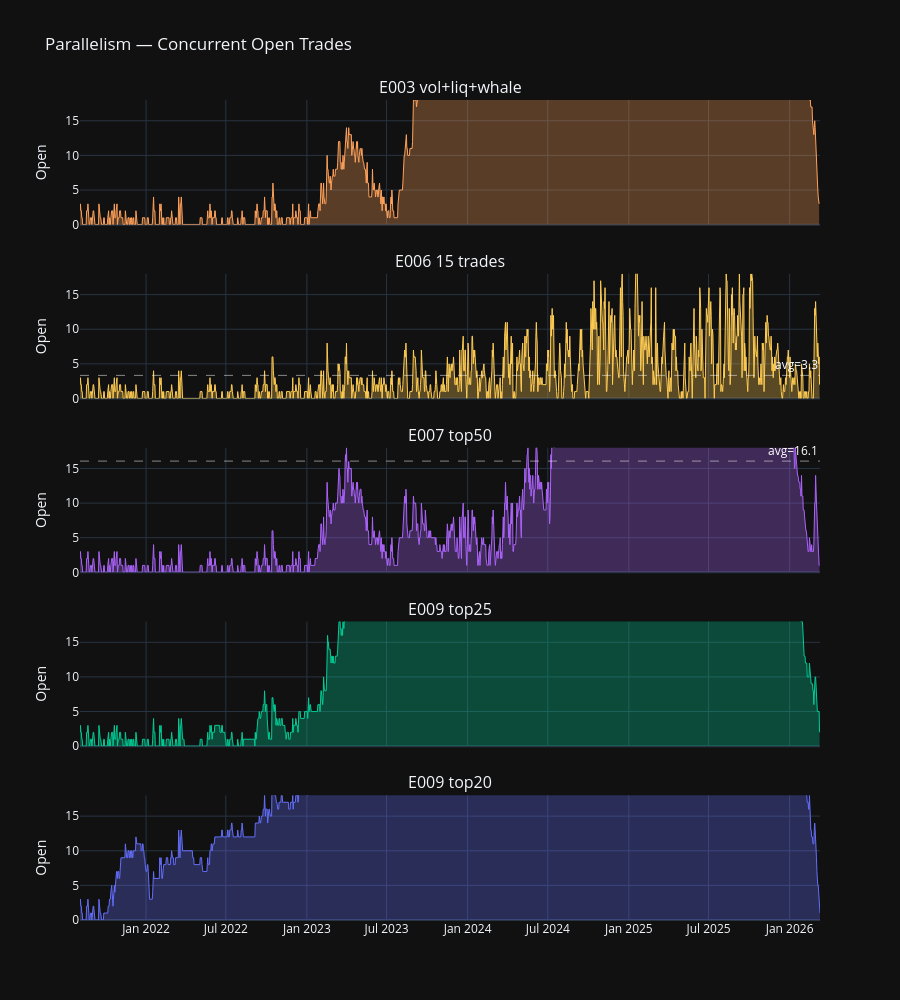

Notebook cell for this chart:
### Code cell
# --- Open Trades Over Time ---

fig = make_subplots(rows=len(ARM_LABELS), cols=1, shared_xaxes=True,
                    subplot_titles=ARM_LABELS, vertical_spacing=0.06)

for i, (label, _, color) in enumerate(ARM_CONFIGS, 1):
    de = daily_exposure[label]
    fig.add_trace(go.Scatter(
        x=de['date'], y=de['open_trades'], mode='lines',
        name=label, line=dict(color=color, width=1),
        fill='tozeroy', fillcolor=hex_to_rgba(color, 0.3),
        showlegend=False,
    ), row=i, col=1)
    mean_val = de['open_trades'].mean()
    fig.add_hline(y=mean_val, line_dash='dash', line_color='white', line_width=0.5,
                  annotation_text=f'avg={mean_val:.1f}', annotation_font_color='white',
                  row=i, col=1)
    fig.update_yaxes(title_text='Open', range=[0, 18], row=i, col=1)

fig.update_layout(template=TEMPLATE, height=200 * len(ARM_LABELS),
                  title='Parallelism — Concurrent Open Trades')
fig.show()

### Figure 1 — Plotly figure (JSON) as saved in the notebook; plotly's stock layout.template omitted (floating-point values rounded to 4 significant figures; data arrays with more than 128 entries replaced by an {"elided": "..."} marker saying what was removed)
{"data": [{"fill": "tozeroy", "fillcolor": "rgba(255,161,90,0.3)", "line": {"color": "#FFA15A", "width": 1}, "mode": "lines", "name": "E003 vol+liq+whale", "showlegend": false, "type": "scatter", "x": {"elided": "1679 str values"}, "xaxis": "x", "y": {"elided": "1679 int values"}, "yaxis": "y"}, {"fill": "tozeroy", "fillcolor": "rgba(254,203,82,0.3)", "line": {"color": "#FECB52", "width": 1}, "mode": "lines", "name": "E006 15 trades", "showlegend": false, "type": "scatter", "x": {"elided": "1680 str values"}, "xaxis": "x2", "y": {"elided": "1680 int values"}, "yaxis": "y2"}, {"fill": "tozeroy", "fillcolor": "rgba(171,99,250,0.3)", "line": {"color": "#AB63FA", "width": 1}, "mode": "lines", "name": "E007 top50", "showlegend": false, "type": "scatter", "x": {"elided": "1680 str values"}, "xaxis": "x3", "y": {"elided": "1680 int values"}, "yaxis": "y3"}, {"fill": "tozeroy", "fillcolor": "rgba(0,204,150,0.3)", "line": {"color": "#00CC96", "width": 1}, "mode": "lines", "name": "E009 top25", "showlegend": false, "type": "scatter", "x": {"elided": "1680 str values"}, "xaxis": "x4", "y": {"elided": "1680 int values"}, "yaxis": "y4"}, {"fill": "tozeroy", "fillcolor": "rgba(99,110,250,0.3)", "line": {"color": "#636EFA", "width": 1}, "mode": "lines", "name": "E009 top20", "showlegend": false, "type": "scatter", "x": {"elided": "1681 str values"}, "xaxis": "x5", "y": {"elided": "1681 int values"}, "yaxis": "y5"}], "layout": {"annotations": [{"font": {"size": 16}, "showarrow": false, "text": "E003 vol+liq+whale", "x": 0.5, "xanchor": "center", "xref": "paper", "y": 1.0, "yanchor": "bottom", "yref": "paper"}, {"font": {"size": 16}, "showarrow": false, "text": "E006 15 trades", "x": 0.5, "xanchor": "center", "xref": "paper", "y": 0.788, "yanchor": "bottom", "yref": "paper"}, {"font": {"size": 16}, "showarrow": false, "text": "E007 top50", "x": 0.5, "xanchor": "center", "xref": "paper", "y": 0.576, "yanchor": "bottom", "yref": "paper"}, {"font": {"size": 16}, "showarrow": false, "text": "E009 top25", "x": 0.5, "xanchor": "center", "xref": "paper", "y": 0.364, "yanchor": "bottom", "yref": "paper"}, {"font": {"size": 16}, "showarrow": false, "text": "E009 top20", "x": 0.5, "xanchor": "center", "xref": "paper", "y": 0.152, "yanchor": "bottom", "yref": "paper"}, {"font": {"color": "white"}, "showarrow": false, "text": "avg=50.4", "x": 1, "xanchor": "right", "xref": "x domain", "y": 50.43, "yanchor": "bottom", "yref": "y"}, {"font": {"color": "white"}, "showarrow": false, "text": "avg=3.3", "x": 1, "xanchor": "right", "xref": "x2 domain", "y": 3.335, "yanchor": "bottom", "yref": "y2"}, {"font": {"color": "white"}, "showarrow": false, "text": "avg=16.1", "x": 1, "xanchor": "right", "xref": "x3 domain", "y": 16.06, "yanchor": "bottom", "yref": "y3"}, {"font": {"color": "white"}, "showarrow": false, "text": "avg=49.0", "x": 1, "xanchor": "right", "xref": "x4 domain", "y": 48.98, "yanchor": "bottom", "yref": "y4"}, {"font": {"color": "white"}, "showarrow": false, "text": "avg=39.4", "x": 1, "xanchor": "right", "xref": "x5 domain", "y": 39.4, "yanchor": "bottom", "yref": "y5"}], "height": 1000, "shapes": [{"line": {"color": "white", "dash": "dash", "width": 0.5}, "type": "line", "x0": 0, "x1": 1, "xref": "x domain", "y0": 50.43, "y1": 50.43, "yref": "y"}, {"line": {"color": "white", "dash": "dash", "width": 0.5}, "type": "line", "x0": 0, "x1": 1, "xref": "x2 domain", "y0": 3.335, "y1": 3.335, "yref": "y2"}, {"line": {"color": "white", "dash": "dash", "width": 0.5}, "type": "line", "x0": 0, "x1": 1, "xref": "x3 domain", "y0": 16.06, "y1": 16.06, "yref": "y3"}, {"line": {"color": "white", "dash": "dash", "width": 0.5}, "type": "line", "x0": 0, "x1": 1, "xref": "x4 domain", "y0": 48.98, "y1": 48.98, "yref": "y4"}, {"line": {"color": "white", "dash": "dash", "width": 0.5}, "type": "line", "x0": 0, "x1": 1, "xref": "x5 domain", "y0": 39.4, "y1": 39.4, "yref": "y5"}], "title": {"text": "Parallelism — Concurrent Open Trades"}, "xaxis": {"anchor": "y", "domain": [0.0, 1.0], "matches": "x5", "showticklabels": false}, "xaxis2": {"anchor": "y2", "domain": [0.0, 1.0], "matches": "x5", "showticklabels": false}, "xaxis3": {"anchor": "y3", "domain": [0.0, 1.0], "matches": "x5", "showticklabels": false}, "xaxis4": {"anchor": "y4", "domain": [0.0, 1.0], "matches": "x5", "showticklabels": false}, "xaxis5": {"anchor": "y5", "domain": [0.0, 1.0]}, "yaxis": {"anchor": "x", "domain": [0.848, 1.0], "range": [0, 18], "title": {"text": "Open"}}, "yaxis2": {"anchor": "x2", "domain": [0.636, 0.788], "range": [0, 18], "title": {"text": "Open"}}, "yaxis3": {"anchor": "x3", "domain": [0.424, 0.576], "range": [0, 18], "title": {"text": "Open"}}, "yaxis4": {"anchor": "x4", "domain": [0.212, 0.364], "range": [0, 18], "title": {"text": "Open"}}, "yaxis5": {"anchor": "x5", "domain": [0.0, 0.152], "range": [0, 18], "title": {"text": "Open"}}}}
